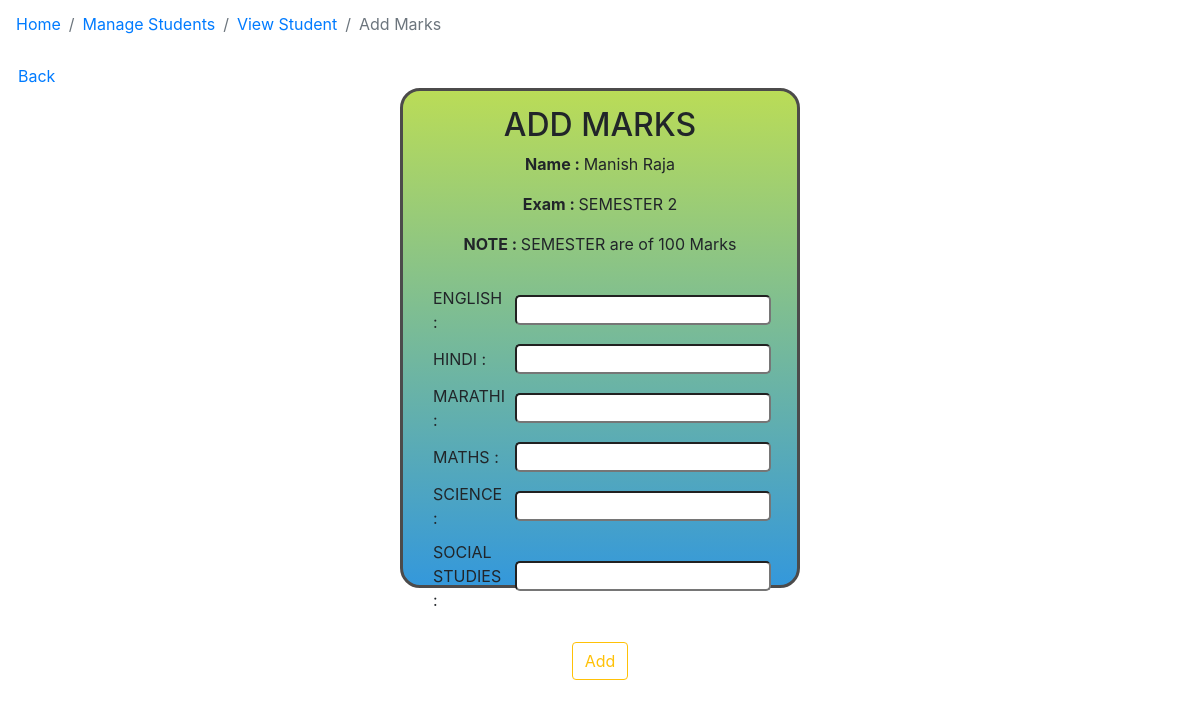
Page /addmarks.php?id=25&exam=SEMESTER 2 on the committed database.
### tables this page shows
CREATE TABLE `student` (
  `id` int(11) NOT NULL,
  `name` varchar(255) NOT NULL,
  `mail_id` varchar(255) NOT NULL,
  `phone` varchar(20) NOT NULL,
  `gender` varchar(10) NOT NULL,
  `roll_no` varchar(20) NOT NULL,
  `standard` int(20) NOT NULL
);

CREATE TABLE `subject` (
  `id` int(11) NOT NULL,
  `name` varchar(50) NOT NULL
);

### addmarks.php (the view, shortened to what this page needs)
<?php
    require 'connection.php';
    if ($_SERVER['REQUEST_METHOD'] == "GET") {
        $id = $_GET['id'];
        $exam_type = $_GET['exam'];
        $query_exam = "select * from exams";
        $res_exam = mysqli_query($conn, $query_exam);
        while ($row_exam = mysqli_fetch_array($res_exam)) {
            if ($row_exam['1'] == $exam_type) {
                $exam_type_id = $row_exam['0'];
            }
        }
    }
?>
<!DOCTYPE html>
<html lang="en">
<head>
    <link rel="stylesheet" href="https://maxcdn.bootstrapcdn.com/bootstrap/4.0.0/css/bootstrap.min.css">
	<link rel="stylesheet" href="style.css" />
</head>
<body class="view_full">
    <nav aria-label="breadcrumb">
        <ol class="breadcrumb">
            <li class="breadcrumb-item"><a href="index.php">Home</a></li>
            <li class="breadcrumb-item"><a href="student.php">Manage Students</a></li>
            <li class="breadcrumb-item"><a href="viewstu.php?id=<?php echo $id; ?>">View Student</a></li>
            <li class="breadcrumb-item active" aria-current="page">Add Marks</li>
        </ol>
    </nav>
    <a href="viewstu.php?id=<?php echo $id; ?>">Back</a>
    <center>
    <form class="add" action="addmarks.php?id=<?php echo $id; ?>&exam_type=<?php echo $exam_type_id; ?>" method="post">
        <h2>ADD MARKS</h2>
        <p><b>Name : </b><?php
            $query_name = "select * from student";
            $res_name = mysqli_query($conn, $query_name);
            while ($row_name = mysqli_fetch_array($res_name)) {
                if ($id == $row_name[0]) {
                    echo $row_name[1];
                }
            }
        ?>
        </p><p><b>Exam : </b><?php echo $exam_type; ?></p>
        <p><b>NOTE : </b>
        <?php
            if ($exam_type=="SEMESTER 1" || $exam_type=="SEMESTER 2") {
                echo "SEMESTER are of 100 Marks";
            }else {
                echo "UNIT TEST are of 20 Marks";
            }
            ?>
         </p><table class="tab_add">
            <?php
            $query = "select * from subject";
            $res = mysqli_query($conn, $query);
            while ($row = mysqli_fetch_array($res)) {
                ?> <tr><td> <?php
                echo $row['1']." :  ";
                ?></td>
                <td><input class="inp" required type="number" name="<?php echo $row['0'] ?>"></td></tr>
                <?php
            }
        ?></table>
        <button class="btn btn-outline-warning" type="submit">Add</button>
    </form>
    </center>
</body>
</html>

### style.css (style rules this page uses)
:root { --gray0: #f8f8f8; --gray1: #dbe1e8; --gray2: #b2becd; --gray3: #6c7983; --gray4: #454e56; --gray5: #2a2e35; --gray6: #12181b; --blue: #005368; --purple: #a82dd1; --yellow: #fff565; --violet: #412cb8; --green: #09a39b; }
.breadcrumb { background: var(--bg-solar); color: var(--text-light); color: var(--text); }
.view_full { background: var(--bg-solar); }
.add { width: 400px; height: 500px; background-image: linear-gradient(to top , #3498DB , #badc57); border-radius: 20px; border: 3px solid #4C4B4B; padding-top: 15px; box-shadow: 0; position: relative; transition: width 0.5s; transition: height 1s; transition: box-shadow 1s; transition: top 2s left 2s; }
.tab_add { margin: 25px; }
.tab_add tr td { padding: 5px; }
.inp { border-radius: 5px; }

### rows in the picture
student: name "Manish Raja"
subject: name "ENGLISH"
subject: name "HINDI"
subject: name "MARATHI"
subject: name "MATHS"
subject: name "SCIENCE"
subject: name "SOCIAL STUDIES"

### other values in the picture
$exam_type "SEMESTER 2"
